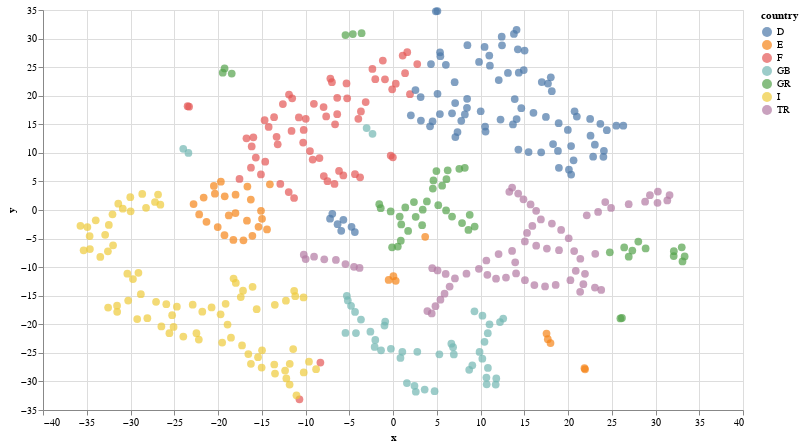

The cell this chart's notebook holds for it:
### Code cell
alt.Chart(tsne_df).mark_circle(size=60).encode(
    x='x',
    y='y',
    color='country',
    tooltip=['place', 'country']
).properties(width=700, height=400)

### Figure 1 — Vega-Lite specification as saved in the notebook (floating-point values rounded to 4 significant figures; data arrays with more than 128 entries replaced by an {"elided": "..."} marker saying what was removed)
{"config": {"view": {"continuousWidth": 400, "continuousHeight": 300}}, "data": {"name": "data-f9d2ccb04bcfbcb9d795c940cd156b61"}, "mark": {"type": "circle", "size": 60}, "encoding": {"color": {"field": "country", "type": "nominal"}, "tooltip": [{"field": "place", "type": "nominal"}, {"field": "country", "type": "nominal"}], "x": {"field": "x", "type": "quantitative"}, "y": {"field": "y", "type": "quantitative"}}, "height": 400, "width": 700, "$schema": "https://vega.github.io/schema/vega-lite/v4.17.0.json", "datasets": {"data-f9d2ccb04bcfbcb9d795c940cd156b61": {"elided": "421 records"}}}
